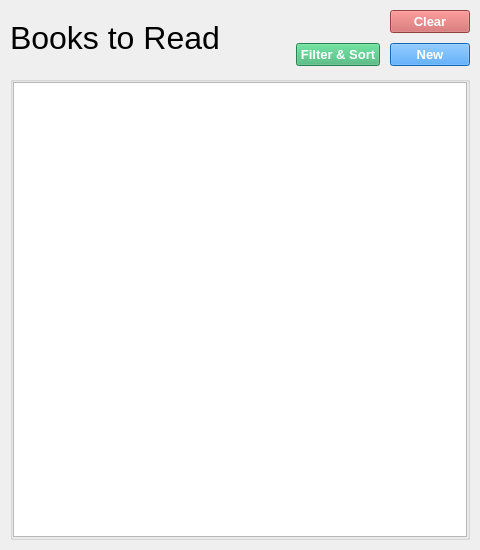
<?xml version="1.0" encoding="UTF-8"?>
<ui version="4.0">
 <class>MainWindow</class>
 <widget class="QMainWindow" name="MainWindow">
  <property name="geometry">
   <rect>
    <x>0</x>
    <y>0</y>
    <width>480</width>
    <height>550</height>
   </rect>
  </property>
  <property name="windowTitle">
   <string>To Read App</string>
  </property>
  <widget class="QWidget" name="centralWidget">
   <layout class="QVBoxLayout" name="verticalLayout">
    <property name="spacing">
     <number>10</number>
    </property>
    <property name="leftMargin">
     <number>10</number>
    </property>
    <property name="topMargin">
     <number>10</number>
    </property>
    <property name="rightMargin">
     <number>10</number>
    </property>
    <property name="bottomMargin">
     <number>10</number>
    </property>
    <item>
     <layout class="QHBoxLayout" name="horizontalLayout_2">
      <item>
       <layout class="QHBoxLayout" name="horizontalLayout_3">
        <item>
         <layout class="QVBoxLayout" name="verticalLayout_5">
          <item>
           <widget class="QLabel" name="label">
            <property name="enabled">
             <bool>true</bool>
            </property>
            <property name="font">
             <font>
              <pointsize>24</pointsize>
              <bold>false</bold>
             </font>
            </property>
            <property name="text">
             <string>Books to Read</string>
            </property>
           </widget>
          </item>
         </layout>
        </item>
        <item>
         <spacer name="horizontalSpacer">
          <property name="orientation">
           <enum>Qt::Horizontal</enum>
          </property>
          <property name="sizeType">
           <enum>QSizePolicy::Minimum</enum>
          </property>
          <property name="sizeHint" stdset="0">
           <size>
            <width>40</width>
            <height>20</height>
           </size>
          </property>
         </spacer>
        </item>
        <item>
         <layout class="QVBoxLayout" name="verticalLayout_4">
          <item>
           <layout class="QGridLayout" name="gridLayout">
            <property name="spacing">
             <number>10</number>
            </property>
            <item row="1" column="0">
             <widget class="QPushButton" name="button_filter_sort">
              <property name="sizePolicy">
               <sizepolicy hsizetype="Fixed" vsizetype="Fixed">
                <horstretch>0</horstretch>
                <verstretch>0</verstretch>
               </sizepolicy>
              </property>
              <property name="minimumSize">
               <size>
                <width>80</width>
                <height>0</height>
               </size>
              </property>
              <property name="font">
               <font>
                <pointsize>10</pointsize>
                <bold>true</bold>
               </font>
              </property>
              <property name="autoFillBackground">
               <bool>false</bool>
              </property>
              <property name="styleSheet">
               <string notr="true">background-color: mediumseagreen; color: white</string>
              </property>
              <property name="text">
               <string>Filter &amp;&amp; Sort</string>
              </property>
             </widget>
            </item>
            <item row="1" column="1">
             <widget class="QPushButton" name="button_new">
              <property name="sizePolicy">
               <sizepolicy hsizetype="Fixed" vsizetype="Fixed">
                <horstretch>0</horstretch>
                <verstretch>0</verstretch>
               </sizepolicy>
              </property>
              <property name="minimumSize">
               <size>
                <width>80</width>
                <height>0</height>
               </size>
              </property>
              <property name="font">
               <font>
                <pointsize>10</pointsize>
                <bold>true</bold>
               </font>
              </property>
              <property name="autoFillBackground">
               <bool>false</bool>
              </property>
              <property name="styleSheet">
               <string notr="true">background-color: dodgerblue; color: white</string>
              </property>
              <property name="text">
               <string>New</string>
              </property>
             </widget>
            </item>
            <item row="0" column="1">
             <widget class="QPushButton" name="button_clear">
              <property name="sizePolicy">
               <sizepolicy hsizetype="Fixed" vsizetype="Fixed">
                <horstretch>0</horstretch>
                <verstretch>0</verstretch>
               </sizepolicy>
              </property>
              <property name="minimumSize">
               <size>
                <width>80</width>
                <height>0</height>
               </size>
              </property>
              <property name="font">
               <font>
                <pointsize>10</pointsize>
                <bold>true</bold>
               </font>
              </property>
              <property name="autoFillBackground">
               <bool>false</bool>
              </property>
              <property name="styleSheet">
               <string notr="true">background-color: indianred; color: white</string>
              </property>
              <property name="text">
               <string>Clear</string>
              </property>
             </widget>
            </item>
           </layout>
          </item>
         </layout>
        </item>
       </layout>
      </item>
     </layout>
    </item>
    <item>
     <widget class="QGroupBox" name="groupBox">
      <property name="sizePolicy">
       <sizepolicy hsizetype="Expanding" vsizetype="Expanding">
        <horstretch>0</horstretch>
        <verstretch>0</verstretch>
       </sizepolicy>
      </property>
      <property name="autoFillBackground">
       <bool>false</bool>
      </property>
      <property name="styleSheet">
       <string notr="true"/>
      </property>
      <property name="title">
       <string notr="true"/>
      </property>
      <property name="flat">
       <bool>false</bool>
      </property>
      <property name="checkable">
       <bool>false</bool>
      </property>
      <layout class="QGridLayout" name="gridLayout_2">
       <property name="leftMargin">
        <number>0</number>
       </property>
       <property name="topMargin">
        <number>0</number>
       </property>
       <property name="rightMargin">
        <number>0</number>
       </property>
       <property name="bottomMargin">
        <number>0</number>
       </property>
       <item row="0" column="0">
        <widget class="QTableView" name="tableView">
         <property name="styleSheet">
          <string notr="true"/>
         </property>
         <property name="editTriggers">
          <set>QAbstractItemView::NoEditTriggers</set>
         </property>
         <property name="dragDropOverwriteMode">
          <bool>false</bool>
         </property>
         <property name="selectionMode">
          <enum>QAbstractItemView::SingleSelection</enum>
         </property>
         <property name="selectionBehavior">
          <enum>QAbstractItemView::SelectRows</enum>
         </property>
         <attribute name="verticalHeaderVisible">
          <bool>false</bool>
         </attribute>
        </widget>
       </item>
      </layout>
     </widget>
    </item>
   </layout>
  </widget>
 </widget>
 <resources/>
 <connections/>
</ui>
